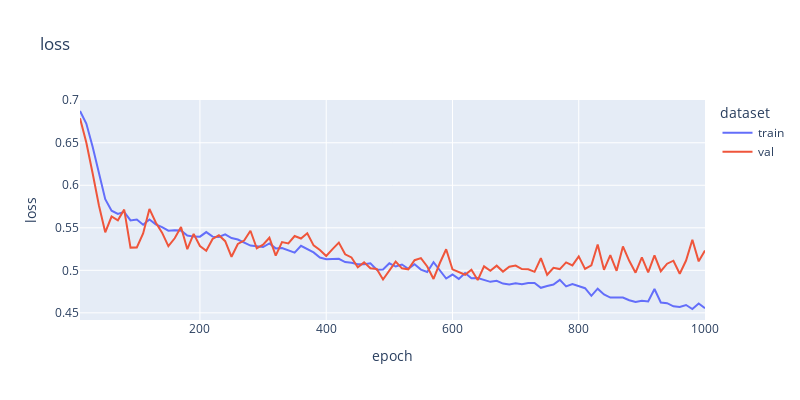
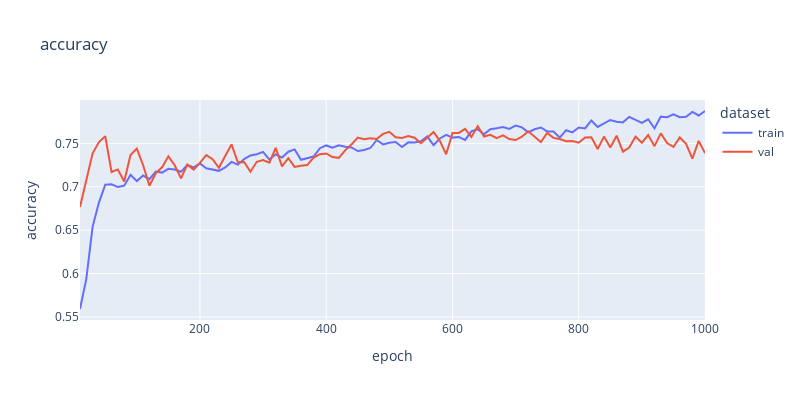

The notebook cell these images were saved under, in order:
### Code cell
ce_loss = tf.keras.losses.BinaryCrossentropy(
    from_logits=False, label_smoothing=0, reduction="auto", name="binary_crossentropy"
)

optimizer = tf.keras.optimizers.Adam(learning_rate=1e-3)

network = CNNClassifier(nb_epochs=1000,
                        batch_size=1024,
                        verbose=False,
                        loss=ce_loss,
                        optimizer=optimizer,
                        callbacks=[PlotLearning(update_freq=50)])

network.fit(Xs_train, ys_train,
            validation_X=Xs_test,
            validation_y=ys_test)
